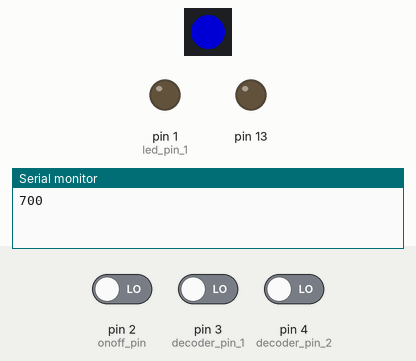
Simulated run of this sketch. Board: Arduino Uno, built for the host (arithmetic inside an expression is 32-bit, double 64-bit). On the bench: 1 RGB LEDs in strip order, left to right, output pins drawn as LEDs (lit = HIGH), the last lines printed to the serial monitor. Dashed ring = blinking. Inputs (shaded band) come from the test bench; at power-on: pin 3 (decoder_pin_1) LOW, pin 4 (decoder_pin_2) LOW, pin 2 (onoff_pin) LOW. Dim RGB values are drawn brighter than linear.

Above: at 1.2 s.
1.3 s: pin 3 (decoder_pin_1) driven HIGH
At 2.8 s:
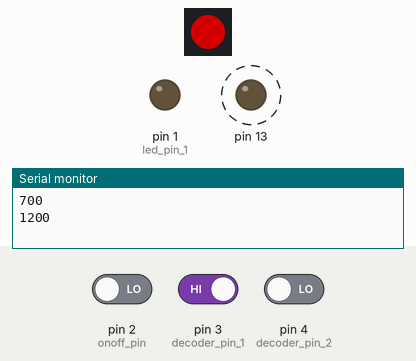
4.8 s: pin 4 (decoder_pin_2) driven HIGH
At 7.3 s:
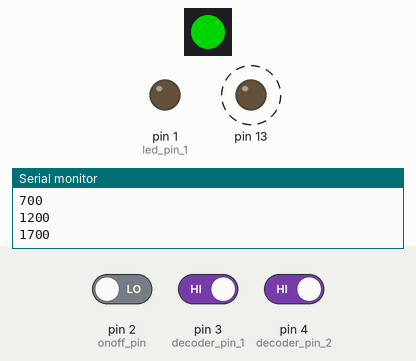
8.3 s: pin 2 (onoff_pin) driven HIGH
At 9.45 s:
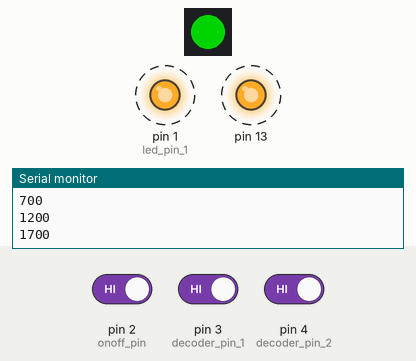
11.8 s: pin 3 (decoder_pin_1) driven LOW
At 13.35 s:
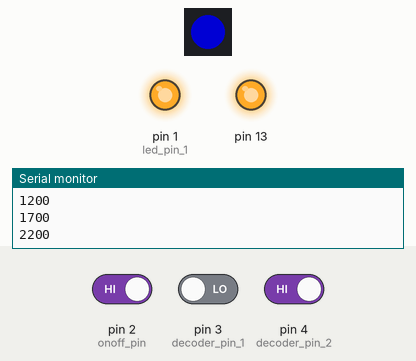
14.9 s: pin 4 (decoder_pin_2) driven LOW
At 15.65 s:
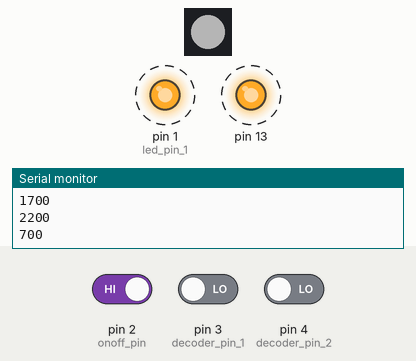
18.4 s: pin 2 (onoff_pin) driven LOW
At 18.9 s:
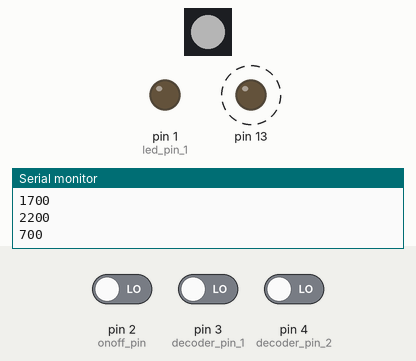
Timing chart, 0 to 22.9 s (numbered marks = the images above; inputs shaded):
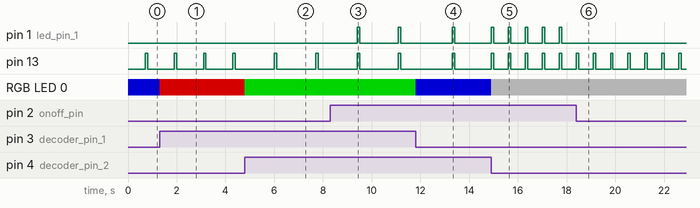

The sketch:

injector.ino
```cpp
#include <Adafruit_DotStar.h>
#include <SPI.h>
#define NUMPIXELS 1 // Number of LEDs in strip
#define DATAPIN 7
#define CLOCKPIN 8
Adafruit_DotStar strip = Adafruit_DotStar(
  NUMPIXELS, DATAPIN, CLOCKPIN, DOTSTAR_BGR);

const byte led_pin_1 = 1;
const byte decoder_pin_1 = 3;
const byte decoder_pin_2 = 4;
const byte onoff_pin = 2;

const int pulsewidth = 100; // in millisecs
const long cycletime_1 = 700; // in millisecs
const long cycletime_2 = 1200; // in millisecs
const long cycletime_3 = 1700; // in millisecs
const long cycletime_4 = 2200; // in millisecs
long cycletime; // % Cycle time

// Flag
bool led = false;
bool gate1,gate2,gate1now,gate2now;

// Time variables
unsigned long t0, tnow;


void setup() {
  // put your setup code here, to run once:
  pinMode(led_pin_1, OUTPUT);
  pinMode(13, OUTPUT);
  pinMode(decoder_pin_1, INPUT_PULLDOWN);
  pinMode(decoder_pin_2, INPUT_PULLDOWN);
  pinMode(onoff_pin, INPUT_PULLDOWN);

  Serial.begin(9600);
  t0 = millis();

  // Initialize
  gate1 = digitalRead(decoder_pin_1);
  gate2 = digitalRead(decoder_pin_2);

  if (!gate1){
    if (!gate2){
      cycletime = cycletime_1;
      strip.setPixelColor(0, 0x000080); // blue
    }
    else{
      cycletime = cycletime_4;
      strip.setPixelColor(0, 0x404040); // white
    }
  }
  else{
    if (!gate2){
      cycletime = cycletime_2;
      strip.setPixelColor(0, 0x008000); // green
    }
    else{
      cycletime = cycletime_3;
      strip.setPixelColor(0, 0x800000); // red
    }
  }
  Serial.println(cycletime);

  // Onboard LED
  strip.begin(); // Initialize pins for output
  strip.show();  // Turn all LEDs off ASAP
}

void loop() {
  tnow = millis() - t0;

  // LED off
  if ((tnow > pulsewidth) && (led == true)){
    led = false;
    digitalWrite(13, LOW);
    digitalWrite(led_pin_1, LOW);
  }

  // LED on
  if ((tnow >= cycletime) && (led == false)){
    led = true;
    t0 = millis();
    digitalWrite(13, HIGH);

    if (digitalRead(onoff_pin) == HIGH){
      digitalWrite(led_pin_1, HIGH);
    }
  }

  // Get new gates
  gate1now = digitalRead(decoder_pin_1);
  gate2now = digitalRead(decoder_pin_2);

  // Cycle time
  if ((gate1 != gate1now) || (gate2 != gate2now)){
    if (!gate1now){
      if (!gate2now){
        cycletime = cycletime_1;
        Serial.println(cycletime);
        strip.setPixelColor(0, 0x404040); // white
      }
      else{
        cycletime = cycletime_4;
        Serial.println(cycletime);
        strip.setPixelColor(0, 0x000080); // blue
      }
    }
    else{
      if (!gate2now){
        cycletime = cycletime_2;
        Serial.println(cycletime);
        strip.setPixelColor(0, 0x800000); // red
      }
      else{
        cycletime = cycletime_3;
        Serial.println(cycletime);
        strip.setPixelColor(0, 0x008000); // green
      }
    }

    // Renew gates
    gate1 = gate1now;
    gate2 = gate2now;
    strip.show();
  }

  delayMicroseconds(100);
  // Serial.println(tnow);
}
```

Measured:
- after the input at 1.3 s, pin 13: alternates HIGH for 0.10 s and LOW for 1.1 s, starting after 0.60 s; RGB LED 0: RGB(0, 0, 128) → RGB(128, 0, 0) at once
- after the input at 4.8 s, pin 13: alternates HIGH for 0.10 s and LOW for 1.6 s, starting after 1.2 s; RGB LED 0: RGB(128, 0, 0) → RGB(0, 128, 0) at once
- after the input at 8.3 s, pin 1 (led_pin_1): alternates HIGH for 0.10 s and LOW for 1.6 s, starting after 1.1 s
- after the input at 11.8 s, RGB LED 0: RGB(0, 128, 0) → RGB(0, 0, 128) at once
- after the input at 14.9 s, pin 1 (led_pin_1), pin 13: alternates HIGH for 0.10 s and LOW for 0.60 s, starting at once; RGB LED 0: RGB(0, 0, 128) → RGB(64, 64, 64) at once
- after the input at 18.4 s, pin 1 (led_pin_1): stops changing and stays LOW
